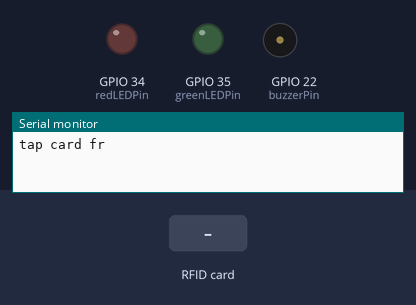
Simulated run of this sketch. Board: ESP32. Shown: output pins drawn as LEDs (lit = HIGH), buzzer (waves = sounding), the last lines printed to the serial monitor. The inputs (shaded band) are chosen by the test bench.

Above: at 1.2 s.
1.3 s: RFID card 11 22 33 44 held to the reader
At 1.7 s:
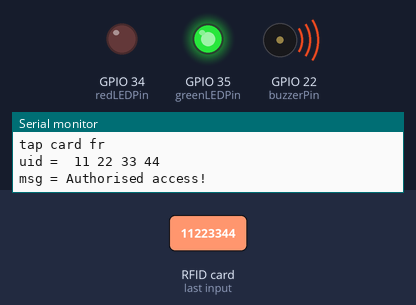
3.3 s: RFID card 5E 7A 19 C4 held to the reader
At 5.2 s:
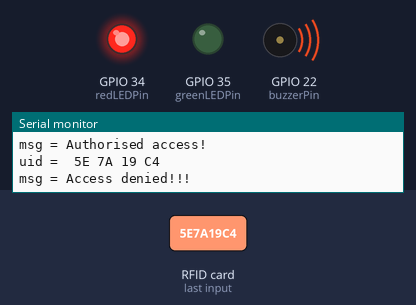
Timing chart, 0 to 6.8 s (numbered marks = the images above; inputs shaded):
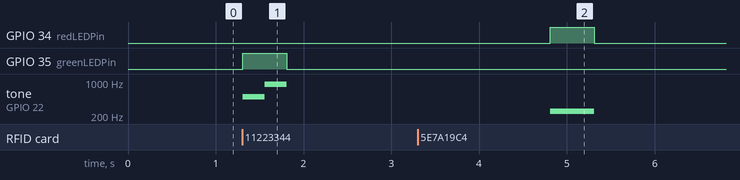

The sketch:

rfid_access_control.ino
```cpp
#include <SPI.h>
#include <MFRC522.h>

#define SS_PIN 5
#define RST_PIN 0

MFRC522 rfid(SS_PIN, RST_PIN);

const int redLEDPin = 34;
const int greenLEDPin = 35;
const int buzzerPin = 22;

void setup() {
  Serial.begin(115200);
  SPI.begin();
  rfid.PCD_Init();
  Serial.println("tap card fr");
  Serial.println();

  pinMode(redLEDPin, OUTPUT);
  pinMode(greenLEDPin, OUTPUT);
  pinMode(buzzerPin, OUTPUT);
}

void loop() {
  if (!rfid.PICC_IsNewCardPresent()) {
    return;
  }
  if (!rfid.PICC_ReadCardSerial()) {
    return;
  }

  Serial.print("uid = ");

  String content = "";
  byte letter;
  for (byte i = 0; i < rfid.uid.size; i++) {
    Serial.print(rfid.uid.uidByte[i] < 0x10 ? "0" : " ");
    Serial.print(rfid.uid.uidByte[i], HEX);
    content.concat(String(rfid.uid.uidByte[i] < 0x10 ? "0" : " "));
    content.concat(String(rfid.uid.uidByte[i], HEX));
  }

  Serial.println();
  Serial.print("msg = ");
  content.toUpperCase();

  if (content.substring(1) == "11 22 33 44") {
    Serial.println("Authorised access!");
    Serial.println();

    digitalWrite(greenLEDPin, HIGH);

    tone(buzzerPin, 500);
    delay(250);
    tone(buzzerPin, 900);
    delay(250);
    noTone(buzzerPin);

    digitalWrite(greenLEDPin, LOW);

    delay(3000);
  }
  else {
    Serial.println("Access denied!!!");

    digitalWrite(redLEDPin, HIGH);

    tone(buzzerPin, 250);
    delay(500);
    noTone(buzzerPin);

    digitalWrite(redLEDPin, LOW);

    delay(3000);
  }
}
```

Measured:
- after the input at 1.3 s, GPIO 35 (greenLEDPin): LOW → HIGH at once, → LOW 0.50 s later; tone on GPIO 22 (buzzerPin): silent → 500 Hz at once, → 900 Hz 0.25 s later, → silent 0.25 s later
- after the input at 3.3 s, GPIO 34 (redLEDPin): LOW → HIGH after 1.5 s, → LOW 0.50 s later; tone on GPIO 22 (buzzerPin): silent → 250 Hz after 1.5 s, → silent 0.50 s later
